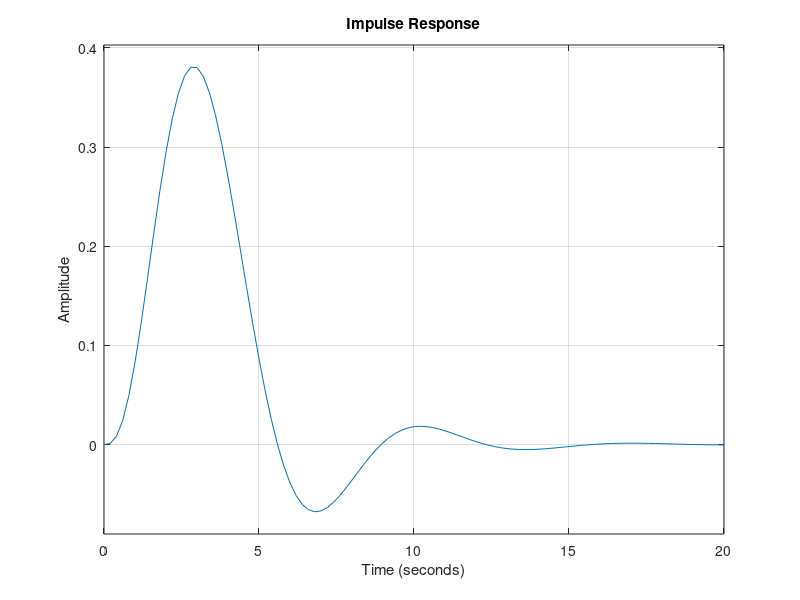

Recreate this plot in MATLAB.
% Define the numerator and denominator coefficients of the transfer function
tfnum = [0 0 0 0 1];
tfdenom = [1.0000 2.6131 3.4142 2.6131 1.0000];

% Define the final simulation time
finaltime = 20;

% Create the transfer function system
sys = tf(tfnum, tfdenom);

% Plot the step response
subplot(2, 1, 1); % Create a subplot with 2 rows, 1 column, at position 1
step(sys, finaltime); % Plot the step response
title('Step Response'); % Add a title to the subplot
xlabel('Time (seconds)'); % Label the x-axis
ylabel('Amplitude'); % Label the y-axis
grid on; % Turn on the grid for better readability

% Plot the impulse response
subplot(2, 1, 2); % Create a subplot at position 2
impulse(sys, finaltime); % Plot the impulse response
title('Impulse Response'); % Add a title to the subplot
xlabel('Time (seconds)'); % Label the x-axis
ylabel('Amplitude'); % Label the y-axis
grid on; % Turn on the grid for better readability
